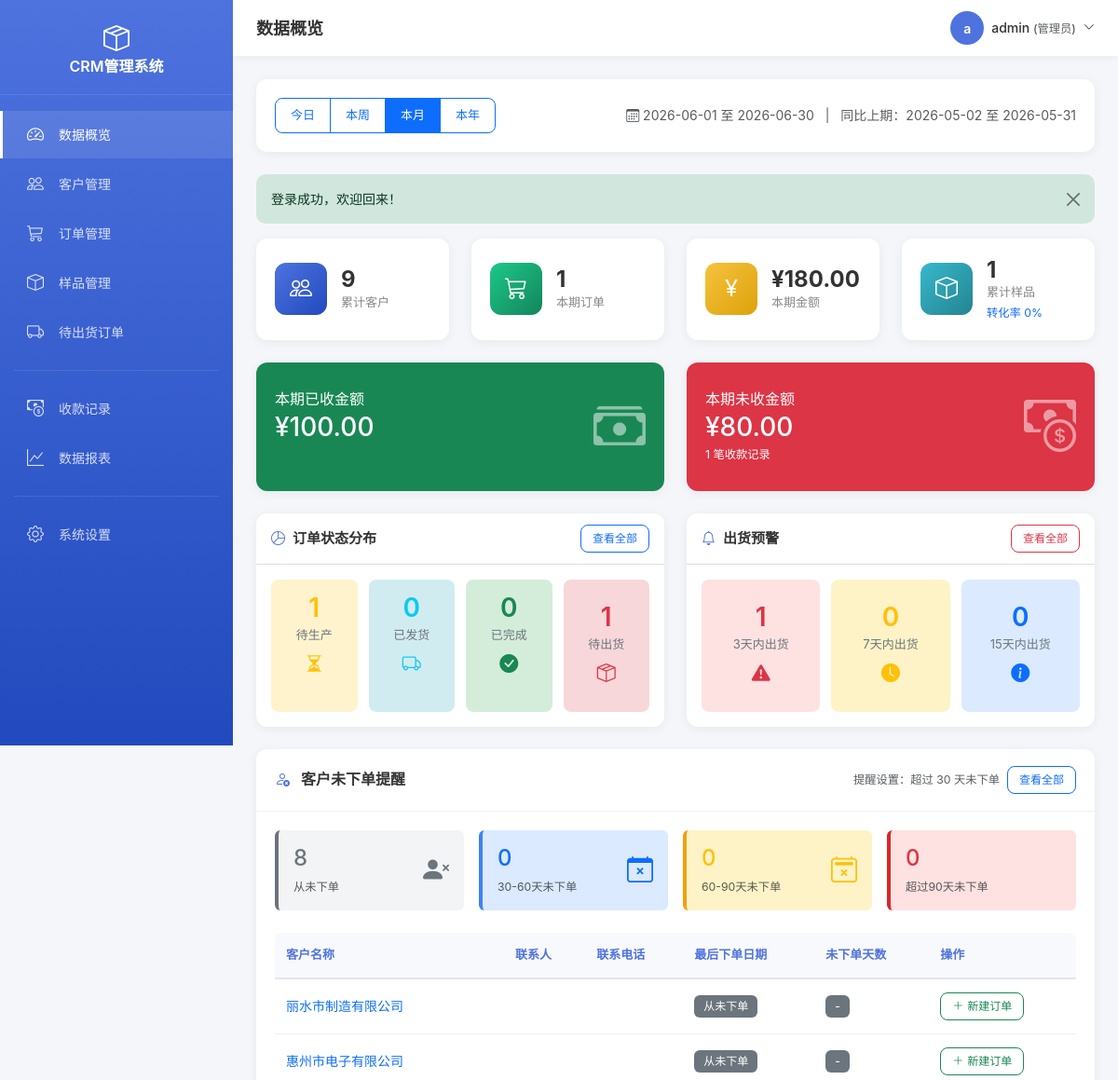
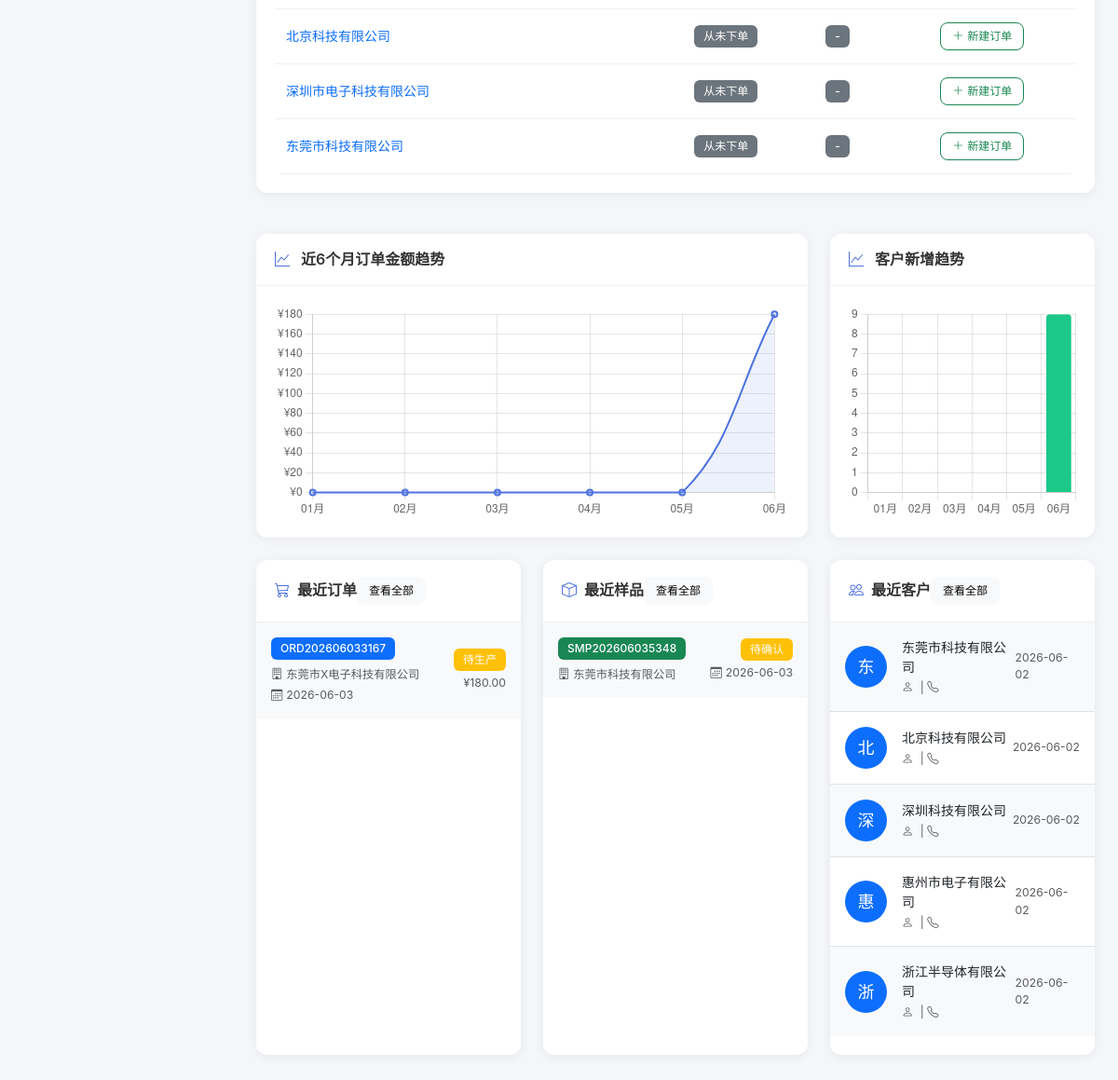
The app's page /index.php (signed in) with its own data (2 pictures, top to bottom).
### tables this page shows
CREATE TABLE `customer` (
  `id` int(11) UNSIGNED NOT NULL COMMENT '主键ID',
  `customer_name` varchar(100) NOT NULL COMMENT '客户名称',
  `contact` varchar(50) DEFAULT NULL COMMENT '联系人',
  `phone` varchar(20) DEFAULT NULL COMMENT '电话',
  `email` varchar(100) DEFAULT NULL COMMENT '邮箱',
  `address` varchar(255) DEFAULT NULL COMMENT '地址',
  `remark` text COMMENT '备注',
  `create_time` datetime NOT NULL DEFAULT CURRENT_TIMESTAMP COMMENT '创建时间',
  `update_time` datetime NOT NULL DEFAULT CURRENT_TIMESTAMP ON UPDATE CURRENT_TIMESTAMP COMMENT '更新时间'
);

CREATE TABLE `order_main` (
  `id` int(11) UNSIGNED NOT NULL COMMENT '主键ID',
  `order_no` varchar(50) NOT NULL COMMENT '订单号(唯一)',
  `customer_id` int(11) UNSIGNED NOT NULL COMMENT '关联客户ID',
  `order_date` date NOT NULL COMMENT '下单日期',
  `ship_date` date NOT NULL COMMENT '出货日期',
  `status` tinyint(1) NOT NULL DEFAULT '1' COMMENT '订单状态：1待生产 2生产中 3已发货 4已完成 5已取消',
  `order_type` tinyint(1) NOT NULL DEFAULT '1' COMMENT '订单类型：1普通订单 2现金订单',
  `payment_status` tinyint(1) NOT NULL DEFAULT '1' COMMENT '收款状态：1未付款 2部分付款 3已结清',
  `origin` varchar(20) DEFAULT NULL COMMENT '产地：惠州、东莞、湖南',
  `order_total_amount` decimal(12,2) NOT NULL DEFAULT '0.00' COMMENT '订单总金额（明细合计）',
  `paid_amount` decimal(12,2) NOT NULL DEFAULT '0.00' COMMENT '已收金额（关联收款合计）',
  `remark` text COMMENT '备注',
  `create_time` datetime NOT NULL DEFAULT CURRENT_TIMESTAMP COMMENT '创建时间',
  `update_time` datetime NOT NULL DEFAULT CURRENT_TIMESTAMP ON UPDATE CURRENT_TIMESTAMP COMMENT '更新时间'
);

CREATE TABLE `sample_record` (
  `id` int(11) UNSIGNED NOT NULL COMMENT '主键ID',
  `sample_no` varchar(50) NOT NULL COMMENT '样品号(唯一)',
  `customer_id` int(11) UNSIGNED NOT NULL COMMENT '关联客户ID',
  `product_model` varchar(100) NOT NULL COMMENT '产品型号',
  `quantity` int(11) NOT NULL DEFAULT '1' COMMENT '数量',
  `unit` varchar(20) NOT NULL DEFAULT '个' COMMENT '单位',
  `unit_price` decimal(10,2) DEFAULT NULL COMMENT '单价',
  `color` varchar(50) DEFAULT NULL COMMENT '颜色',
  `ratio` varchar(50) DEFAULT NULL COMMENT '比例',
  `tax_included` tinyint(1) NOT NULL DEFAULT '0' COMMENT '是否含税：0不含税 1含税',
  `send_date` date NOT NULL COMMENT '送样日期',
  `sample_status` tinyint(1) NOT NULL DEFAULT '1' COMMENT '样品状态：1待确认 2已确认 3已退回 4已量产',
  `follow_up` text COMMENT '跟进记录',
  `remark` text COMMENT '备注',
  `create_time` datetime NOT NULL DEFAULT CURRENT_TIMESTAMP COMMENT '创建时间',
  `update_time` datetime NOT NULL DEFAULT CURRENT_TIMESTAMP ON UPDATE CURRENT_TIMESTAMP COMMENT '更新时间'
);

### index.php (the view, shortened to what the rows shown need)
<?php
require_once __DIR__ . '/includes/header.php';
$today = date('Y-m-d');
$noOrderDays = 30;
$noOrderCustomers = fetchAll(
    "SELECT c.id, c.customer_name, c.contact, c.phone,
            MAX(om.order_date) as last_order_date,
            DATEDIFF(?, MAX(om.order_date)) as days_since_last_order
     FROM customer c
     LEFT JOIN order_main om ON c.id = om.customer_id
     GROUP BY c.id
     HAVING (last_order_date IS NULL OR DATEDIFF(?, last_order_date) >= ?)
     ORDER BY last_order_date ASC
     LIMIT 10",
    [$today, $today, $noOrderDays]
);
$trendMonths = [];
$trendAmounts = [];
$trendCustomers = [];
for ($i = 5; $i >= 0; $i--) {
    $month = date('Y-m', strtotime("-$i months"));
    $trendMonths[] = date('m月', strtotime("-$i months"));
    $amount = fetchCount(
        "SELECT COALESCE(SUM(order_total_amount), 0)
         FROM order_main
         WHERE DATE_FORMAT(order_date, '%Y-%m') = ?",
        [$month]
    );
    $trendAmounts[] = $amount;
    $custCount = fetchCount(
        "SELECT COUNT(*) FROM customer WHERE DATE_FORMAT(create_time, '%Y-%m') = ?",
        [$month]
    );
    $trendCustomers[] = $custCount;
}
$recentOrders = fetchAll(
    "SELECT om.*, c.customer_name, om.order_total_amount as total_amount
     FROM order_main om
     LEFT JOIN customer c ON om.customer_id = c.id
     ORDER BY om.create_time DESC LIMIT 5"
);
$recentSamples = fetchAll(
    "SELECT sr.*, c.customer_name
     FROM sample_record sr
     LEFT JOIN customer c ON sr.customer_id = c.id
     ORDER BY sr.create_time DESC LIMIT 5"
);
$recentCustomers = fetchAll(
    "SELECT * FROM customer ORDER BY create_time DESC LIMIT 5"
);
?>
<div class="row g-4 mb-4">
    <div class="col-lg-12">
        <div class="card">
            <div class="card-body">
                <?php if (!empty($noOrderCustomers)): ?>
                <div class="table-responsive">
                    <table class="table table-sm table-hover mb-0">
                        <thead class="table-light">
                            <tr>
                                <th>客户名称</th>
                                <th>联系人</th>
                                <th>联系电话</th>
                                <th>最后下单日期</th>
                                <th>未下单天数</th>
                                <th>操作</th>
                            </tr>
                        </thead>
                        <tbody>
                            <?php foreach (array_slice($noOrderCustomers, 0, 5) as $c): ?>
                            <tr>
                                <td>
                                    <a href="/customer_form.php?id=<?php echo $c['id']; ?>&action=view" class="text-decoration-none fw-medium">
                                        <?php echo htmlspecialchars_string($c['customer_name']); ?>
                                    </a>
                                </td>
                                <td><?php echo htmlspecialchars_string($c['contact']); ?></td>
                                <td><?php echo htmlspecialchars_string($c['phone']); ?></td>
                                <td>
                                    <?php if ($c['last_order_date']): ?>
                                        <span class="text-muted"><?php echo $c['last_order_date']; ?></span>
                                    <?php else: ?>
                                        <span class="badge bg-secondary">从未下单</span>
                                    <?php endif; ?>
                                </td>
                                <td>
                                    <?php if ($c['days_since_last_order']): ?>
                                        <span class="badge <?php echo $c['days_since_last_order'] >= 90 ? 'bg-danger' : ($c['days_since_last_order'] >= 60 ? 'bg-warning' : 'bg-primary'); ?>">
                                            <?php echo $c['days_since_last_order']; ?> 天
                                        </span>
                                    <?php else: ?>
                                        <span class="badge bg-secondary">-</span>
                                    <?php endif; ?>
                                </td>
                                <td>
                                    <a href="/order_form.php?action=add&customer_id=<?php echo $c['id']; ?>" class="btn btn-sm btn-outline-success">
                                        <i class="bi bi-plus-lg me-1"></i>新建订单
                                    </a>
                                </td>
                            </tr>
                            <?php endforeach; ?>
                        </tbody>
                    </table>
                </div>
                <?php endif; ?>
            </div>
        </div>
    </div>
</div>
<div class="row">
<div class="col-lg-4 mb-4">
    <div class="card h-100">
        <div class="card-body p-0">
            <?php if (!empty($recentOrders)): ?>
            <div class="list-group list-group-flush">
                <?php foreach ($recentOrders as $index => $order): ?>
                <a href="/order_form.php?id=<?php echo $order['id']; ?>&action=view" class="list-group-item list-group-item-action d-flex justify-content-between align-items-center py-3 <?php echo $index % 2 == 0 ? 'bg-light' : ''; ?>">
                    <div>
                        <div class="d-flex align-items-center mb-1">
                            <span class="badge bg-primary me-2"><?php echo $order['order_no']; ?></span>
                        </div>
                        <small class="text-muted"><i class="bi bi-building me-1"></i><?php echo htmlspecialchars_string($order['customer_name']); ?></small>
                        <div class="small text-muted mt-1"><i class="bi bi-calendar3 me-1"></i><?php echo formatDate($order['order_date']); ?></div>
                    </div>
                    <div class="text-end">
                        <span class="badge <?php echo getOrderStatusClass($order['status']); ?> mb-1"><?php echo getOrderStatusText($order['status']); ?></span>
                        <div class="small text-muted">¥<?php echo formatMoney($order['total_amount'] ?? 0); ?></div>
                    </div>
                </a>
                <?php endforeach; ?>
            </div>
            <?php endif; ?>
        </div>
    </div>
</div>
    <div class="col-lg-4 mb-4">
        <div class="card h-100">
            <div class="card-body p-0">
                <?php if (!empty($recentSamples)): ?>
                <div class="list-group list-group-flush">
                    <?php foreach ($recentSamples as $index => $sample): ?>
                    <a href="/sample_form.php?id=<?php echo $sample['id']; ?>&action=view" class="list-group-item list-group-item-action d-flex justify-content-between align-items-center py-3 <?php echo $index % 2 == 0 ? 'bg-light' : ''; ?>">
                        <div>
                            <div class="d-flex align-items-center mb-1">
                                <span class="badge bg-success me-2"><?php echo $sample['sample_no']; ?></span>
                            </div>
                            <small class="text-muted"><i class="bi bi-building me-1"></i><?php echo htmlspecialchars_string($sample['customer_name']); ?></small>
                        </div>
                        <div class="text-end">
                            <span class="badge <?php echo getSampleStatusClass($sample['sample_status']); ?> mb-1"><?php echo getSampleStatusText($sample['sample_status']); ?></span>
                            <div class="small text-muted"><i class="bi bi-calendar3 me-1"></i><?php echo formatDate($sample['send_date']); ?></div>
                        </div>
                    </a>
                    <?php endforeach; ?>
                </div>
                <?php endif; ?>
            </div>
        </div>
    </div>
    <div class="col-lg-4 mb-4">
        <div class="card h-100">
            <div class="card-body p-0">
                <?php if (!empty($recentCustomers)): ?>
                <div class="list-group list-group-flush">
                    <?php foreach ($recentCustomers as $index => $customer): ?>
                    <a href="/customer_form.php?id=<?php echo $customer['id']; ?>&action=view" class="list-group-item list-group-item-action d-flex align-items-center py-3 <?php echo $index % 2 == 0 ? 'bg-light' : ''; ?>">
                        <div class="flex-shrink-0">
                            <div class="bg-primary text-white rounded-circle d-flex align-items-center justify-content-center" style="width: 45px; height: 45px; font-size: 18px;">
                                <?php echo mb_substr($customer['customer_name'], 0, 1); ?>
                            </div>
                        </div>
                        <div class="ms-3 flex-grow-1">
                            <div class="fw-medium"><?php echo htmlspecialchars_string($customer['customer_name']); ?></div>
                            <small class="text-muted">
                                <i class="bi bi-person me-1"></i><?php echo htmlspecialchars_string($customer['contact']); ?> |
                                <i class="bi bi-telephone me-1"></i><?php echo htmlspecialchars_string($customer['phone']); ?>
                            </small>
                        </div>
                        <div class="text-muted small">
                            <?php echo formatDate($customer['create_time']); ?>
                        </div>
                    </a>
                    <?php endforeach; ?>
                </div>
                <?php endif; ?>
            </div>
        </div>
    </div>
</div>
<script>
// 订单金额趋势图
var amountCtx = document.getElementById('amountTrendChart').getContext('2d');
var amountChart = new Chart(amountCtx, {
    type: 'line',
    data: {
        labels: <?php echo json_encode($trendMonths); ?>,
        datasets: [{
            label: '订单金额',
            data: <?php echo json_encode($trendAmounts); ?>,
            borderColor: '#4e73df',
            backgroundColor: 'rgba(78, 115, 223, 0.1)',
            borderWidth: 2,
            fill: true,
            tension: 0.4
        }]
    },
    options: {
        responsive: true,
        maintainAspectRatio: false,
        plugins: {
            legend: {
                display: false
            }
        },
        scales: {
            y: {
                beginAtZero: true,
                ticks: {
                    callback: function(value) {
                        return '¥' + value.toLocaleString();
                    }
                }
            }
        }
    }
});
// 客户新增趋势图
var customerCtx = document.getElementById('customerTrendChart').getContext('2d');
var customerChart = new Chart(customerCtx, {
    type: 'bar',
    data: {
        labels: <?php echo json_encode($trendMonths); ?>,
        datasets: [{
            label: '新增客户',
            data: <?php echo json_encode($trendCustomers); ?>,
            backgroundColor: '#1cc88a',
            borderRadius: 4
        }]
    },
    options: {
        responsive: true,
        maintainAspectRatio: false,
        plugins: {
            legend: {
                display: false
            }
        },
        scales: {
            y: {
                beginAtZero: true,
                ticks: {
                    stepSize: 1
                }
            }
        }
    }
});
</script>
<?php require_once __DIR__ . '/includes/footer.php'; ?>

### records on screen
customer: customer_name "丽水市制造有限公司"
customer: customer_name "惠州市电子有限公司", customer_name "惠", create_time "2026-06-02"
customer: customer_name "北京科技有限公司", customer_name "北", create_time "2026-06-02"
customer: customer_name "深圳市电子科技有限公司"
customer: customer_name "东莞市科技有限公司", customer_name "东", create_time "2026-06-02"
order_main: order_no "ORD202606033167", customer.customer_name "东莞市X电子科技有限公司", order_date "2026-06-03", status "待生产", order_total_amount "180.00"
sample_record: sample_no "SMP202606035348", customer.customer_name "东莞市科技有限公司", sample_status "待确认", send_date "2026-06-03"
customer: customer_name "深", customer_name "深圳科技有限公司", create_time "2026-06-02"
customer: customer_name "浙", customer_name "浙江半导体有限公司", create_time "2026-06-02"

### other values on screen
$pageTitle "数据概览"
mb_substr($currentUser['username'], 0, 1) "a"
htmlspecialchars_string($currentUser['username']) "admin"
$startDate "2026-06-01"
$endDate "2026-06-30"
$prevStartDate "2026-05-02"
$prevEndDate "2026-05-31"
$message['message'] "登录成功，欢迎回来！"
$customerCount "9"
$monthOrderCount "1"
formatMoney($orderTotalAmount) "180.00"
$sampleCount "1"
$conversionRate "0"
formatMoney($paymentTotalAmount) "100.00"
formatMoney($unpaidAmount) "80.00"
